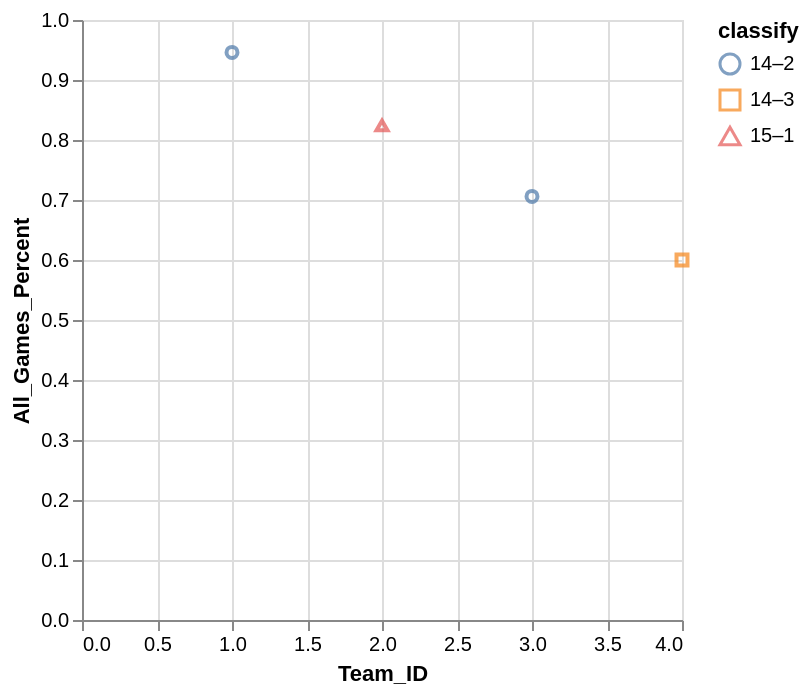

The Vega-Lite source for this figure:
### Vega-Lite specification from a JSON file in a GitHub repository (floating-point values rounded to 4 significant figures)
{"data": {"values": [{"x_data": 3, "y_data": 0.706, "classify": "14–2"}, {"x_data": 1, "y_data": 0.946, "classify": "14–2"}, {"x_data": 4, "y_data": 0.6, "classify": "14–3"}, {"x_data": 2, "y_data": 0.824, "classify": "15–1"}]}, "mark": "point", "encoding": {"x": {"field": "x_data", "type": "quantitative", "title": "Team_ID", "scale": {"zero": "false"}}, "y": {"field": "y_data", "type": "quantitative", "title": "All_Games_Percent", "scale": {"zero": "false"}}, "color": {"field": "classify", "type": "nominal"}, "shape": {"field": "classify", "type": "nominal"}}}
